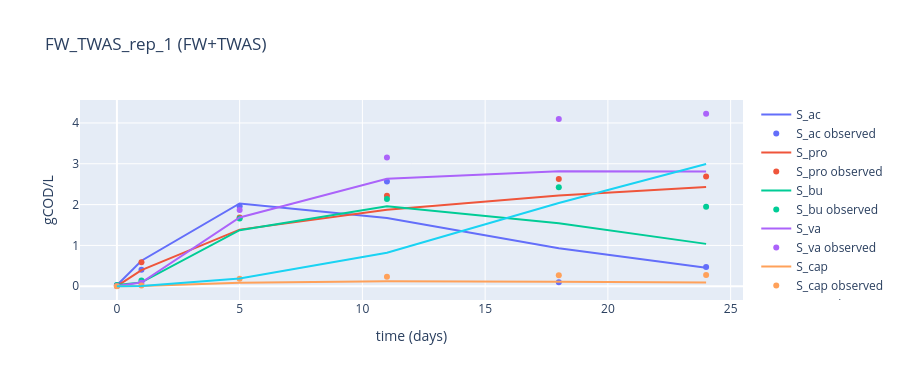
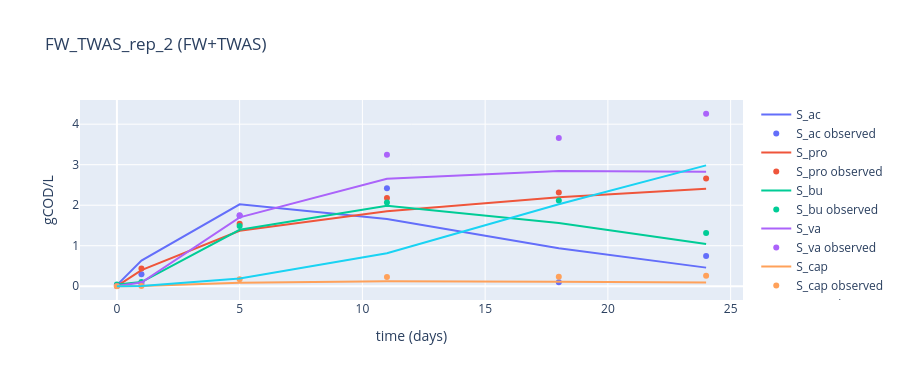
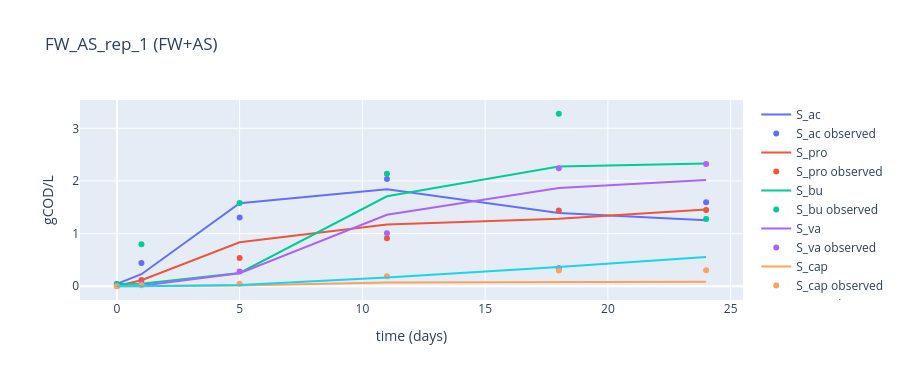
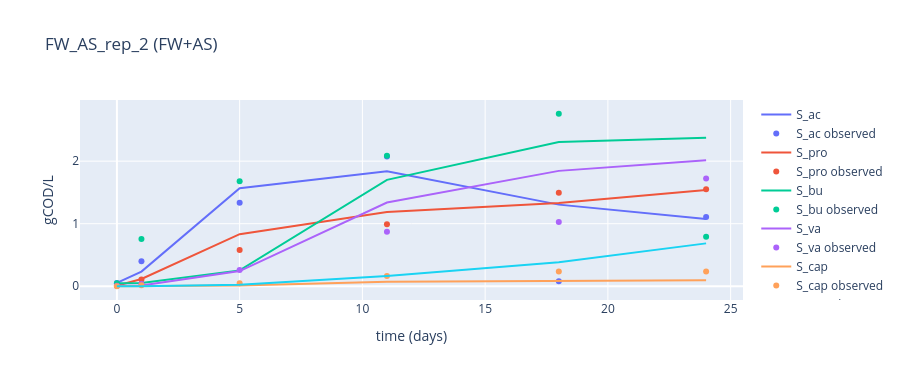

Notebook code cell kept with these figures, in order:
### Markdown cell above
## 4. Predicted vs measured

One panel per reactor — lines are the model, markers are the measurements. `show_extra_states`
adds **`S_gas_ch4`**, which is never fitted, so it rides along as a free held-out check.

### Code cell
for experiment in experiments:
    calibrated.feed = experiment.feed
    _, fig = optimize.validate_model(calibrated, experiment, plot=True, ode_solver=SOLVER,
                                     show_extra_states=["S_gas_ch4"])
    fig.update_layout(title=f"{experiment.name} ({experiment.condition})",
                      xaxis_title="time (days)", yaxis_title="gCOD/L", height=380)
    fig.show()

### Figure 1 — Plotly figure (JSON) as saved in the notebook; plotly's stock layout.template omitted (floating-point values rounded to 4 significant figures)
{"data": [{"line": {"color": "#636EFA"}, "mode": "lines", "name": "S_ac", "type": "scatter", "x": [0, 1, 5, 11, 18, 24], "y": [0.02421, 0.6243, 2.027, 1.672, 0.9317, 0.4518]}, {"marker": {"color": "#636EFA"}, "mode": "markers", "name": "S_ac observed", "type": "scatter", "x": [0, 1, 5, 11, 18, 24], "y": [0.02421, 0.4028, 1.96, 2.566, 0.09519, 0.4689]}, {"line": {"color": "#EF553B"}, "mode": "lines", "name": "S_pro", "type": "scatter", "x": [0, 1, 5, 11, 18, 24], "y": [0.004556, 0.3959, 1.387, 1.876, 2.222, 2.432]}, {"marker": {"color": "#EF553B"}, "mode": "markers", "name": "S_pro observed", "type": "scatter", "x": [0, 1, 5, 11, 18, 24], "y": [0.004556, 0.5898, 1.685, 2.217, 2.627, 2.686]}, {"line": {"color": "#00CC96"}, "mode": "lines", "name": "S_bu", "type": "scatter", "x": [0, 1, 5, 11, 18, 24], "y": [0.03142, 0.09432, 1.373, 1.962, 1.546, 1.038]}, {"marker": {"color": "#00CC96"}, "mode": "markers", "name": "S_bu observed", "type": "scatter", "x": [0, 1, 5, 11, 18, 24], "y": [0.03142, 0.1432, 1.658, 2.138, 2.428, 1.948]}, {"line": {"color": "#AB63FA"}, "mode": "lines", "name": "S_va", "type": "scatter", "x": [0, 1, 5, 11, 18, 24], "y": [0.004099, 0.09277, 1.683, 2.633, 2.819, 2.808]}, {"marker": {"color": "#AB63FA"}, "mode": "markers", "name": "S_va observed", "type": "scatter", "x": [0, 1, 5, 11, 18, 24], "y": [0.004099, 0.08438, 1.871, 3.154, 4.1, 4.225]}, {"line": {"color": "#FFA15A"}, "mode": "lines", "name": "S_cap", "type": "scatter", "x": [0, 1, 5, 11, 18, 24], "y": [0.0, 0.004425, 0.08329, 0.1239, 0.1131, 0.09102]}, {"marker": {"color": "#FFA15A"}, "mode": "markers", "name": "S_cap observed", "type": "scatter", "x": [0, 1, 5, 11, 18, 24], "y": [0.0, 0.01596, 0.1822, 0.2342, 0.2715, 0.2759]}, {"line": {"color": "#19D3F3"}, "mode": "lines", "name": "S_gas_ch4", "type": "scatter", "x": [0, 1, 5, 11, 18, 24], "y": [0.0, 0.006409, 0.188, 0.8197, 2.04, 2.994]}], "layout": {"height": 380, "title": {"text": "FW_TWAS_rep_1 (FW+TWAS)"}, "xaxis": {"title": {"text": "time (days)"}}, "yaxis": {"title": {"text": "gCOD/L"}}}}

### Figure 2 — Plotly figure (JSON) as saved in the notebook; plotly's stock layout.template omitted (floating-point values rounded to 4 significant figures)
{"data": [{"line": {"color": "#636EFA"}, "mode": "lines", "name": "S_ac", "type": "scatter", "x": [0, 1, 5, 11, 18, 24], "y": [0.02678, 0.6329, 2.021, 1.661, 0.9386, 0.4597]}, {"marker": {"color": "#636EFA"}, "mode": "markers", "name": "S_ac observed", "type": "scatter", "x": [0, 1, 5, 11, 18, 24], "y": [0.02678, 0.2974, 1.741, 2.42, 0.1008, 0.7485]}, {"line": {"color": "#EF553B"}, "mode": "lines", "name": "S_pro", "type": "scatter", "x": [0, 1, 5, 11, 18, 24], "y": [0.004253, 0.3978, 1.37, 1.85, 2.198, 2.409]}, {"marker": {"color": "#EF553B"}, "mode": "markers", "name": "S_pro observed", "type": "scatter", "x": [0, 1, 5, 11, 18, 24], "y": [0.004253, 0.436, 1.54, 2.177, 2.317, 2.661]}, {"line": {"color": "#00CC96"}, "mode": "lines", "name": "S_bu", "type": "scatter", "x": [0, 1, 5, 11, 18, 24], "y": [0.04127, 0.1039, 1.394, 1.985, 1.558, 1.041]}, {"marker": {"color": "#00CC96"}, "mode": "markers", "name": "S_bu observed", "type": "scatter", "x": [0, 1, 5, 11, 18, 24], "y": [0.04127, 0.103, 1.489, 2.07, 2.116, 1.316]}, {"line": {"color": "#AB63FA"}, "mode": "lines", "name": "S_va", "type": "scatter", "x": [0, 1, 5, 11, 18, 24], "y": [0.004099, 0.09291, 1.7, 2.655, 2.842, 2.828]}, {"marker": {"color": "#AB63FA"}, "mode": "markers", "name": "S_va observed", "type": "scatter", "x": [0, 1, 5, 11, 18, 24], "y": [0.004099, 0.05693, 1.75, 3.244, 3.661, 4.257]}, {"line": {"color": "#FFA15A"}, "mode": "lines", "name": "S_cap", "type": "scatter", "x": [0, 1, 5, 11, 18, 24], "y": [0.0, 0.004465, 0.08416, 0.1248, 0.1136, 0.09113]}, {"marker": {"color": "#FFA15A"}, "mode": "markers", "name": "S_cap observed", "type": "scatter", "x": [0, 1, 5, 11, 18, 24], "y": [0.0, 0.007084, 0.1707, 0.2284, 0.2351, 0.2608]}, {"line": {"color": "#19D3F3"}, "mode": "lines", "name": "S_gas_ch4", "type": "scatter", "x": [0, 1, 5, 11, 18, 24], "y": [0.0, 0.006502, 0.1885, 0.813, 2.023, 2.983]}], "layout": {"height": 380, "title": {"text": "FW_TWAS_rep_2 (FW+TWAS)"}, "xaxis": {"title": {"text": "time (days)"}}, "yaxis": {"title": {"text": "gCOD/L"}}}}

### Figure 3 — Plotly figure (JSON) as saved in the notebook; plotly's stock layout.template omitted (floating-point values rounded to 4 significant figures)
{"data": [{"line": {"color": "#636EFA"}, "mode": "lines", "name": "S_ac", "type": "scatter", "x": [0, 1, 5, 11, 18, 24], "y": [0.04478, 0.2284, 1.576, 1.845, 1.392, 1.253]}, {"marker": {"color": "#636EFA"}, "mode": "markers", "name": "S_ac observed", "type": "scatter", "x": [0, 1, 5, 11, 18, 24], "y": [0.04478, 0.4418, 1.304, 2.037, 0.343, 1.594]}, {"line": {"color": "#EF553B"}, "mode": "lines", "name": "S_pro", "type": "scatter", "x": [0, 1, 5, 11, 18, 24], "y": [0.00669, 0.1151, 0.8362, 1.172, 1.283, 1.458]}, {"marker": {"color": "#EF553B"}, "mode": "markers", "name": "S_pro observed", "type": "scatter", "x": [0, 1, 5, 11, 18, 24], "y": [0.00669, 0.1201, 0.5351, 0.9114, 1.44, 1.447]}, {"line": {"color": "#00CC96"}, "mode": "lines", "name": "S_bu", "type": "scatter", "x": [0, 1, 5, 11, 18, 24], "y": [0.04309, 0.04706, 0.2515, 1.709, 2.276, 2.332]}, {"marker": {"color": "#00CC96"}, "mode": "markers", "name": "S_bu observed", "type": "scatter", "x": [0, 1, 5, 11, 18, 24], "y": [0.04309, 0.7977, 1.58, 2.139, 3.277, 1.279]}, {"line": {"color": "#AB63FA"}, "mode": "lines", "name": "S_va", "type": "scatter", "x": [0, 1, 5, 11, 18, 24], "y": [0.006138, 0.01119, 0.2464, 1.358, 1.864, 2.02]}, {"marker": {"color": "#AB63FA"}, "mode": "markers", "name": "S_va observed", "type": "scatter", "x": [0, 1, 5, 11, 18, 24], "y": [0.006138, 0.04178, 0.2802, 1.005, 2.242, 2.324]}, {"line": {"color": "#FFA15A"}, "mode": "lines", "name": "S_cap", "type": "scatter", "x": [0, 1, 5, 11, 18, 24], "y": [0.0, 0.0002552, 0.01188, 0.0731, 0.08401, 0.08553]}, {"marker": {"color": "#FFA15A"}, "mode": "markers", "name": "S_cap observed", "type": "scatter", "x": [0, 1, 5, 11, 18, 24], "y": [0.0, 0.0186, 0.04745, 0.1912, 0.299, 0.3043]}, {"line": {"color": "#19D3F3"}, "mode": "lines", "name": "S_gas_ch4", "type": "scatter", "x": [0, 1, 5, 11, 18, 24], "y": [0.0, 0.0007421, 0.0251, 0.1655, 0.3659, 0.5561]}], "layout": {"height": 380, "title": {"text": "FW_AS_rep_1 (FW+AS)"}, "xaxis": {"title": {"text": "time (days)"}}, "yaxis": {"title": {"text": "gCOD/L"}}}}

### Figure 4 — Plotly figure (JSON) as saved in the notebook; plotly's stock layout.template omitted (floating-point values rounded to 4 significant figures)
{"data": [{"line": {"color": "#636EFA"}, "mode": "lines", "name": "S_ac", "type": "scatter", "x": [0, 1, 5, 11, 18, 24], "y": [0.05357, 0.2341, 1.568, 1.837, 1.305, 1.075]}, {"marker": {"color": "#636EFA"}, "mode": "markers", "name": "S_ac observed", "type": "scatter", "x": [0, 1, 5, 11, 18, 24], "y": [0.05357, 0.3985, 1.334, 2.075, 0.07911, 1.106]}, {"line": {"color": "#EF553B"}, "mode": "lines", "name": "S_pro", "type": "scatter", "x": [0, 1, 5, 11, 18, 24], "y": [0.008506, 0.1155, 0.8322, 1.187, 1.33, 1.538]}, {"marker": {"color": "#EF553B"}, "mode": "markers", "name": "S_pro observed", "type": "scatter", "x": [0, 1, 5, 11, 18, 24], "y": [0.008506, 0.1082, 0.5807, 0.9896, 1.496, 1.55]}, {"line": {"color": "#00CC96"}, "mode": "lines", "name": "S_bu", "type": "scatter", "x": [0, 1, 5, 11, 18, 24], "y": [0.04895, 0.05283, 0.2539, 1.701, 2.305, 2.376]}, {"marker": {"color": "#00CC96"}, "mode": "markers", "name": "S_bu observed", "type": "scatter", "x": [0, 1, 5, 11, 18, 24], "y": [0.04895, 0.7564, 1.679, 2.088, 2.758, 0.7908]}, {"line": {"color": "#AB63FA"}, "mode": "lines", "name": "S_va", "type": "scatter", "x": [0, 1, 5, 11, 18, 24], "y": [0.006954, 0.0119, 0.2421, 1.339, 1.845, 2.015]}, {"marker": {"color": "#AB63FA"}, "mode": "markers", "name": "S_va observed", "type": "scatter", "x": [0, 1, 5, 11, 18, 24], "y": [0.006954, 0.03565, 0.2585, 0.8726, 1.028, 1.722]}, {"line": {"color": "#FFA15A"}, "mode": "lines", "name": "S_cap", "type": "scatter", "x": [0, 1, 5, 11, 18, 24], "y": [0.0, 0.0002494, 0.01162, 0.07266, 0.08879, 0.09499]}, {"marker": {"color": "#FFA15A"}, "mode": "markers", "name": "S_cap observed", "type": "scatter", "x": [0, 1, 5, 11, 18, 24], "y": [0.0, 0.01728, 0.04701, 0.1632, 0.2369, 0.2378]}, {"line": {"color": "#19D3F3"}, "mode": "lines", "name": "S_gas_ch4", "type": "scatter", "x": [0, 1, 5, 11, 18, 24], "y": [0.0, 0.0007963, 0.02536, 0.1645, 0.3822, 0.6855]}], "layout": {"height": 380, "title": {"text": "FW_AS_rep_2 (FW+AS)"}, "xaxis": {"title": {"text": "time (days)"}}, "yaxis": {"title": {"text": "gCOD/L"}}}}
